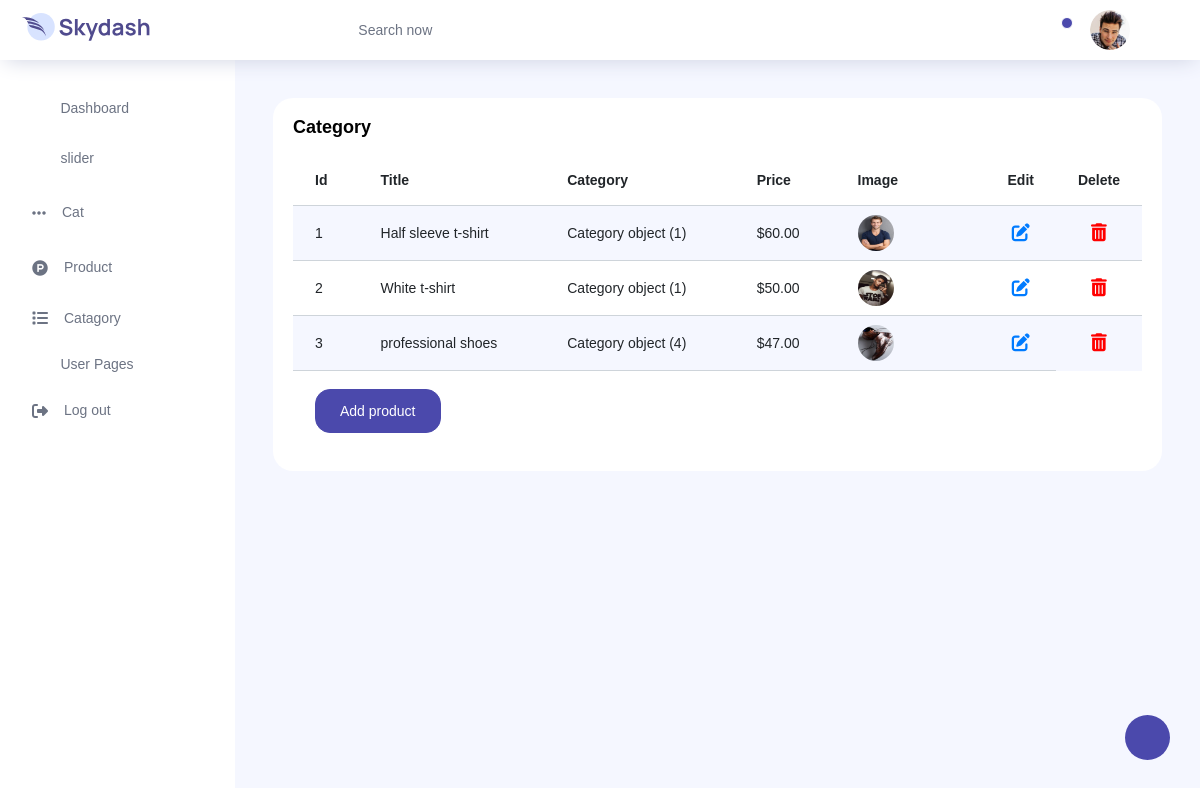
Page /product_table/ on the committed database.
### webapp/models.py (models this page shows)
class Product(models.Model):
    title = models.CharField(max_length=100)
    category = models.ForeignKey(Category,on_delete = models.CASCADE)
    price = models.IntegerField()
    image = models.FileField(upload_to="media/",default="")

class Category(models.Model):
    category = models.CharField(max_length=100)

### webapp/views.py (the view)
# urls.py: path('product_table/',producttable),
def producttable(request):
    pdata = Product.objects.all()
    return render(request,'table-product.html',{'pdata':pdata})

### webapp/templates/table-product.html (shortened to what this page needs)
{% load static %}
<!DOCTYPE html>
<html lang="en">
<head>
  <link rel="stylesheet" href="https://site-assets.fontawesome.com/releases/v6.5.1/css/all.css">
  <link rel="stylesheet" href="{% static 'vendors/feather/feather.css' %}">
  <link rel="stylesheet" href="{% static 'vendors/ti-icons/css/themify-icons.css' %}">
  <link rel="stylesheet" href="{% static 'vendors/css/vendor.bundle.base.css' %}">
  <link rel="stylesheet" href="{% static 'css/vertical-layout-light/style.css' %}">
  <link rel="stylesheet" href="{% static 'vendors/select2-bootstrap-theme/select2-bootstrap.min.css' %}">
</head>
<body>
  <div class="container-scroller">
    <nav class="navbar col-lg-12 col-12 p-0 fixed-top d-flex flex-row">
      <div class="text-center navbar-brand-wrapper d-flex align-items-center justify-content-center">
        <a class="navbar-brand brand-logo mr-5" href="../../index.html"><img src="{% static 'images/logo.svg'%}" class="mr-2" alt="logo"/></a>
      </div>
      <div class="navbar-menu-wrapper d-flex align-items-center justify-content-end">
        <button class="navbar-toggler navbar-toggler align-self-center" type="button" data-toggle="minimize">
          <span class="icon-menu"></span>
        </button>
        <ul class="navbar-nav mr-lg-2">
          <li class="nav-item nav-search d-none d-lg-block">
            <div class="input-group">
              <div class="input-group-prepend hover-cursor" id="navbar-search-icon">
                <span class="input-group-text" id="search">
                  <i class="icon-search"></i>
                </span>
              </div>
              <input type="text" class="form-control" id="navbar-search-input" placeholder="Search now" aria-label="search" aria-describedby="search">
            </div>
          </li>
        </ul>
        <ul class="navbar-nav navbar-nav-right">
          <li class="nav-item dropdown">
            <a class="nav-link count-indicator dropdown-toggle" id="notificationDropdown" href="#" data-toggle="dropdown">
              <i class="icon-bell mx-0"></i>
              <span class="count"></span>
            </a>
          </li>
          <li class="nav-item nav-profile dropdown">
            <a class="nav-link dropdown-toggle" href="#" data-toggle="dropdown" id="profileDropdown">
              <img src="{% static 'images/faces/face28.jpg'%}" alt="profile"/>
            </a>
          </li>
          <li class="nav-item nav-settings d-none d-lg-flex">
            <a class="nav-link" href="#">
              <i class="icon-ellipsis"></i>
            </a>
          </li>
        </ul>
      </div>
    </nav>
    <div class="container-fluid page-body-wrapper">
      <div class="theme-setting-wrapper">
        <div id="settings-trigger"><i class="ti-settings"></i></div>
      </div>
      <nav class="sidebar sidebar-offcanvas" id="sidebar">
        <ul class="nav">
          <li class="nav-item">
            <a class="nav-link" href="/data">
              <i class="icon-grid menu-icon"></i>
              <span class="menu-title">Dashboard</span>
            </a>
          </li>
          <li class="nav-item">
            <a class="nav-link" href="/tables">
              <i class="icon-columns menu-icon"></i>
              slider
            </a>
          </li>
          <li class="nav-item">
            <a class="nav-link" href="/category_table">
              <i class="fa-solid fa-ellipsis menu-icon"></i>
              Cat
            </a>
          </li>
          <li class="nav-item">
            <a class="nav-link" href="/product_table">
              <i class="fa-brands fa-product-hunt menu-icon"></i>
              Product
            </a>
          </li>
          <li class="nav-item">
            <a class="nav-link" data-toggle="collapse" href="#ui-basic" aria-expanded="false" aria-controls="ui-basic">
              <i class="fa-solid fa-list menu-icon"></i>
              <span class="menu-title">Catagory</span>
              <i class="menu-arrow"></i>
            </a>
          </li>
          <li class="nav-item">
            <a class="nav-link" data-toggle="collapse" href="#auth" aria-expanded="false" aria-controls="auth">
              <i class="icon-head menu-icon"></i>
              <span class="menu-title">User Pages</span>
              <i class="menu-arrow"></i>
            </a>
          </li>
          <li class="nav-item">
            <a class="nav-link" href="/login">
              <i class="fa-solid fa-right-from-bracket menu-icon"></i>
              <span class="menu-title">Log out</span>
            </a>
          </li>
        </ul>
      </nav>
      <div class="main-panel">
        <div class="content-wrapper">
          <div class="row">
            <div class="col-lg-12 grid-margin stretch-card">
              <div class="card">
                <div class="card-body">
                  <h4 class="card-title">Category</h4>
                  <div class="table-responsive">
                    <table class="table table-striped">
                      <thead>
                        <tr>
                          <th>
                            Id
                          </th>
                          <th>
                            Title
                          </th>
                          <th>
                            Category
                          </th>
                          <th>
                            Price
                          </th>
                          <th style="width: 150px;">
                            Image
                          </th>
                          <th style="width: 20px;">
                            Edit
                          </th>
                          <th style="width: 20px;">
                            Delete
                          </th>
                        </tr>
                      </thead>
                      <tbody>
                        {% for row in pdata %}
                        <tr>
                          <td>{{row.id}}</td>
                          <td>{{row.title}}</td>
                          <td>{{row.category}}</td>
                          <td>${{row.price}}.00</td>
                          <td class="py-1">
                            <img src="/media/{{row.image}}" alt="image">
                          </td>
                          <td style="font-size: 18px;text-align: center;"><a href="/edit_product/{{row.id}}"><i class="fa-solid fa-pen-to-square"></i></a></td>
                          <td style="font-size: 18px;text-align: center;"><a href="/delete_product/{{row.id}}"><i class="fa-solid fa-trash-can" style="color: #ff0000;"></i></a></td>
                        </tr>
                        {% endfor %}
                        <tr>
                          <td colspan="6">
                            <button type="submit" class="btn btn-primary mr-2" value="Add" name="Add"><a href="/add_product" style="color: white;text-decoration: none;">Add product</a></button>
                          </td>
                        </tr>
                      </tbody>
                    </table>
                  </div>
                </div>
              </div>
            </div>
          </div>
        </div>
      </div>
    </div>
  </div>
</body>
</html>

### rows in the picture
Product: id "1", title "Half sleeve t-shirt", category "Category object (1)", price "60", image (picture)
Product: id "2", title "White t-shirt", category "Category object (1)", price "50", image (picture)
Product: id "3", title "professional shoes", category "Category object (4)", price "47", image (picture)
